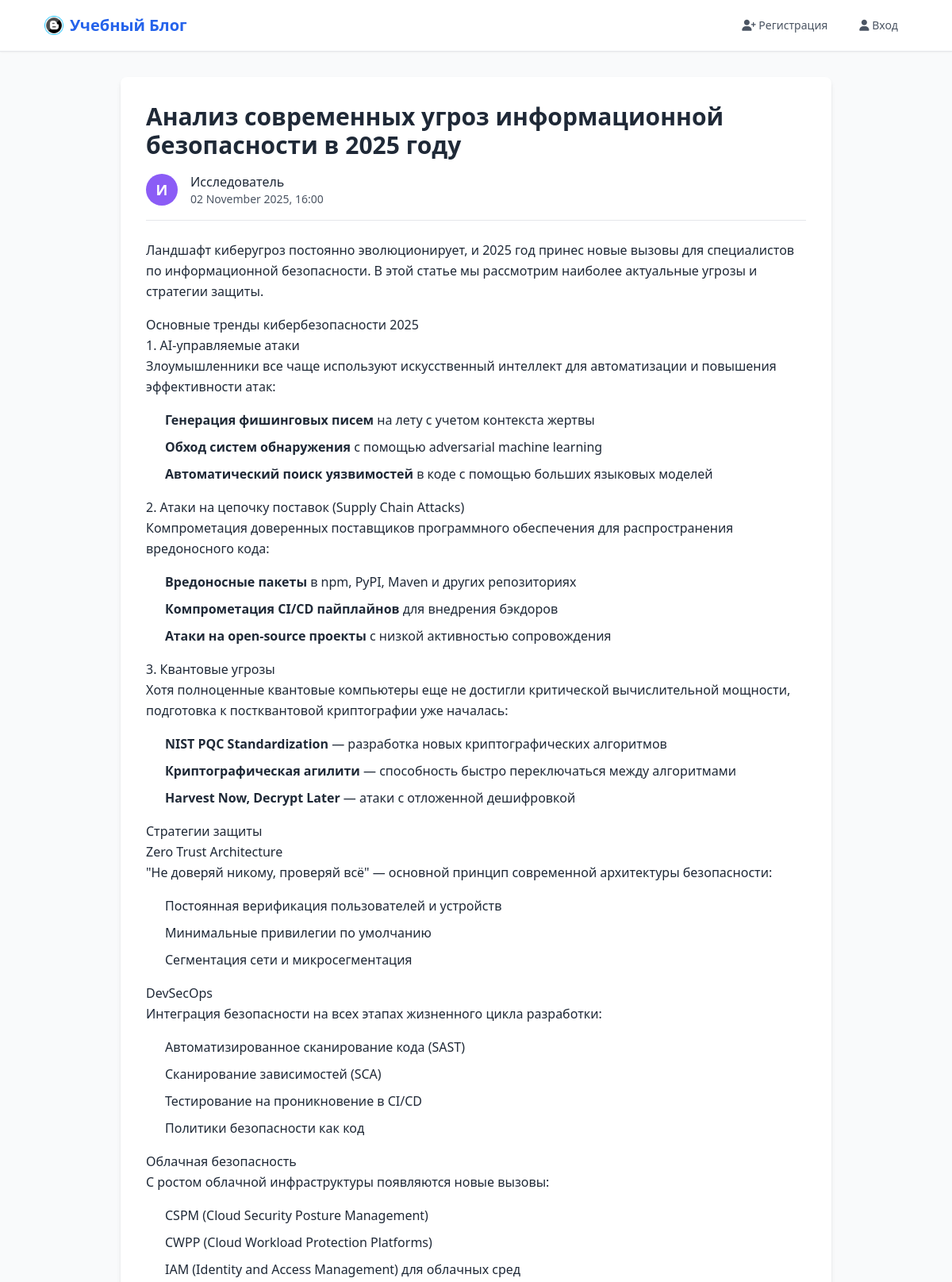
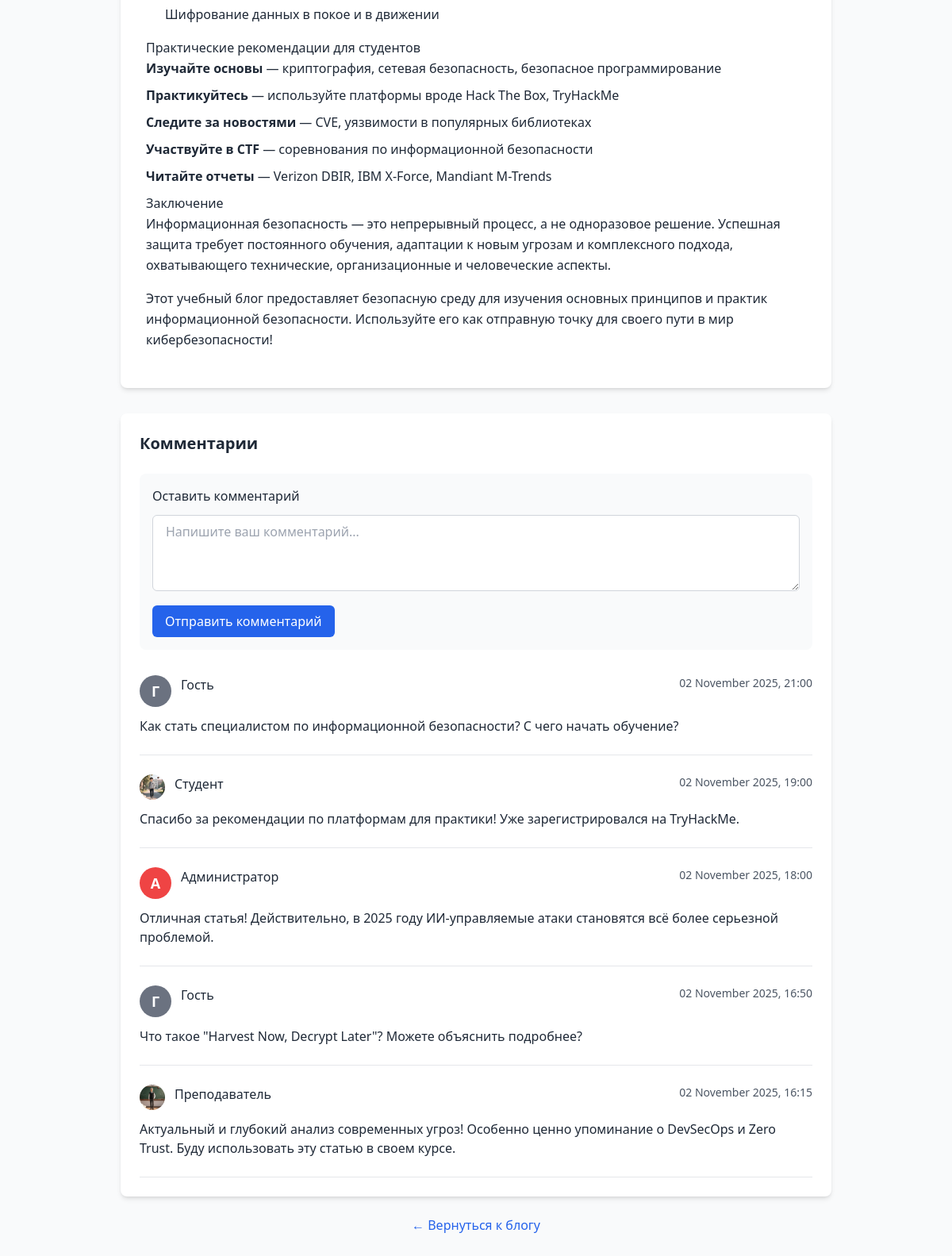
The app's page /post/4 with its own data (2 pictures, top to bottom).
### tables this page shows
CREATE TABLE posts (
            id INTEGER PRIMARY KEY AUTOINCREMENT,
            title TEXT NOT NULL,
            content TEXT NOT NULL,
            author_id INTEGER NOT NULL,
            created_at TIMESTAMP DEFAULT CURRENT_TIMESTAMP,
            updated_at TIMESTAMP NULL,
            FOREIGN KEY (author_id) REFERENCES users (id)
        );

CREATE TABLE users (
            id INTEGER PRIMARY KEY AUTOINCREMENT,
            username TEXT UNIQUE NOT NULL,
            password_hash TEXT NOT NULL,
            email TEXT UNIQUE NOT NULL,
            avatar TEXT DEFAULT 'default.png',
            timezone_offset INTEGER DEFAULT 3,
            is_admin BOOLEAN DEFAULT 0
        );

CREATE TABLE comments (
            id INTEGER PRIMARY KEY AUTOINCREMENT,
            content TEXT NOT NULL,
            post_id INTEGER NOT NULL,
            author_name TEXT DEFAULT 'Гость',
            created_at TIMESTAMP DEFAULT CURRENT_TIMESTAMP,
            FOREIGN KEY (post_id) REFERENCES posts (id)
        );

### app.py (the view)
@app.route('/post/<int:post_id>')
def post_detail(post_id):
    try:
        conn = get_db_connection()
        post = conn.execute('''
            SELECT p.*, u.username as author_name, u.avatar as author_avatar, u.timezone_offset
            FROM posts p
            JOIN users u ON p.author_id = u.id
            WHERE p.id = ?
        ''', (post_id,)).fetchone()
        comments = conn.execute('''
            SELECT c.*, u.username as author_name, u.avatar as author_avatar, u.timezone_offset
            FROM comments c
            LEFT JOIN users u ON c.author_name = u.username
            WHERE c.post_id = ?
            ORDER BY c.created_at DESC
        ''', (post_id,)).fetchall()
        if post:
            post_dict = dict(post)
            post_dict['formatted_date'] = format_datetime(post['created_at'], post['timezone_offset'])
            post_dict['first_letter'] = get_first_letter(post['author_name'])
            if post['updated_at']:
                post_dict['edited_info'] = {
                    'formatted_date': format_datetime(post['updated_at'], post['timezone_offset']),
                    'is_edited': True
                }
            else:
                post_dict['edited_info'] = {'is_edited': False}
            formatted_comments = []
            for comment in comments:
                comment_dict = dict(comment)
                timezone_offset = comment['timezone_offset'] if comment['timezone_offset'] is not None else 3
                comment_dict['formatted_date'] = format_datetime(comment['created_at'], timezone_offset)
                comment_dict['first_letter'] = get_first_letter(comment['author_name'])
                comment_dict['escaped_content'] = escape_code_html(comment['content'])
                formatted_comments.append(comment_dict)
            conn.close()
            return render_template('post.html', post=post_dict, comments=formatted_comments)
        else:
            conn.close()
            flash('Пост не найден', 'error')
            return redirect(url_for('index'))
    except sqlite3.OperationalError as e:
        init_db()
        return redirect(url_for('post_detail', post_id=post_id))

### app.py (called while the page is built)
def get_first_letter(username):
    for char in username:
        if char.isalpha():
            return char.upper()
    return username[0].upper() if username else '?'

def format_datetime(dt_str, timezone_offset=3):
    try:
        dt = datetime.fromisoformat(dt_str.replace('T', ' '))
        dt = dt + timedelta(hours=timezone_offset)
        return dt.strftime('%d %B %Y, %H:%M')
    except:
        return dt_str

def escape_code_html(text):
    if text is None:
        return ''
    return (text
            .replace('&', '&amp;')
            .replace('<', '&lt;')
            .replace('>', '&gt;')
            .replace('"', '&quot;'))

### database.py (called while the page is built)
def get_db_connection():
    conn = sqlite3.connect(Config.DATABASE_PATH)
    conn.row_factory = sqlite3.Row
    return conn

### templates/post.html (shortened to what this page needs)
{% extends "base.html" %}
{% block content %}
<div class="max-w-4xl mx-auto">
    <div class="bg-white rounded-lg shadow-md p-8 mb-8">
        <h1 class="text-3xl font-bold text-gray-800 mb-4">{{ post.title }}</h1>
        <div class="flex items-center mb-6 pb-4 border-b">
            {% if post.author_avatar and post.author_avatar != 'default.png' %}
                <img src="{{ url_for('static', filename='avatars/' + post.author_avatar) }}"
                     alt="Аватар автора"
                     class="w-12 h-12 rounded-full object-cover mr-4">
            {% else %}
                <div class="avatar-circle avatar-{{ post.first_letter }} mr-4">
                    {{ post.first_letter }}
                </div>
            {% endif %}
            <div>
                <p class="font-medium text-gray-800">{{ post.author_name }}</p>
                <p class="text-sm text-gray-600">{{ post.formatted_date }}</p>
            </div>
        </div>
        <div class="text-gray-800 leading-relaxed prose prose-lg">
            {{ post.content|safe }}
        </div>
    </div>
    <div class="bg-white rounded-lg shadow-md p-6">
        <h3 class="text-xl font-bold text-gray-800 mb-6">Комментарии</h3>
        <div class="mb-8 p-4 bg-gray-50 rounded-lg">
            <h4 class="font-medium text-gray-800 mb-3">Оставить комментарий</h4>
            <form method="POST" action="{{ url_for('add_comment', post_id=post.id) }}">
                <textarea name="content"
                          class="w-full px-4 py-2 border border-gray-300 rounded-md focus:outline-none focus:ring-2 focus:ring-blue-500 focus:border-transparent h-24"
                          placeholder="Напишите ваш комментарий..." required></textarea>
                <button type="submit" class="mt-3 bg-blue-600 hover:bg-blue-700 text-white font-medium py-2 px-4 rounded-md transition duration-200">
                    Отправить комментарий
                </button>
            </form>
        </div>
        <div class="space-y-6">
            {% if comments %}
                {% for comment in comments %}
                <div class="pb-6 border-b">
                    <div class="flex items-start mb-3">
                        {% if comment.author_name == 'Гость' %}
                            <div class="avatar-circle avatar-gray mr-3">
                                Г
                            </div>
                        {% else %}
                            {% if comment.author_avatar and comment.author_avatar != 'default.png' %}
                                <img src="{{ url_for('static', filename='avatars/' + comment.author_avatar) }}"
                                     alt="Аватар автора"
                                     class="w-8 h-8 rounded-full object-cover mr-3">
                            {% else %}
                                <div class="avatar-circle avatar-{{ comment.first_letter }} mr-3">
                                    {{ comment.first_letter }}
                                </div>
                            {% endif %}
                        {% endif %}
                        <div class="flex-1">
                            <div class="flex justify-between items-start">
                                <p class="font-medium text-gray-800">{{ comment.author_name }}</p>
                                <p class="text-sm text-gray-600">{{ comment.formatted_date }}</p>
                            </div>
                        </div>
                    </div>
                    <p class="text-gray-800">{{ comment.escaped_content|replace('\n', '<br>')|safe }}</p>
                </div>
                {% endfor %}
            {% else %}
                <p class="text-gray-600 text-center py-4">Пока нет комментариев. Будьте первым!</p>
            {% endif %}
        </div>
    </div>
    <div class="mt-6 text-center">
        <a href="{{ url_for('index') }}" class="text-blue-600 hover:text-blue-800 font-medium">
            ← Вернуться к блогу
        </a>
    </div>
</div>
{% endblock %}

### templates/base.html (style rules this page uses)
.prose { max-width: none; }
.prose p { margin-bottom: 1rem; }
.prose ul { margin-left: 1.5rem; margin-bottom: 1rem; }
.prose li { margin-bottom: 0.5rem; }
.avatar-circle { width: 40px; height: 40px; border-radius: 50%; display: flex; align-items: center; justify-content: center; font-weight: bold; color: white; font-size: 18px; background-color: #6b7280; }
.avatar-gray { background-color: #6b7280; }
.avatar-А, .avatar-Б, .avatar-В { background-color: #ef4444; }
.avatar-Ж, .avatar-З, .avatar-И { background-color: #8b5cf6; }

### records on screen
posts: title "Анализ современных угроз информационной безопасности в 2025 году", content "Ландшафт киберугроз постоянно эволюционирует, и 2025 год принес новые вызовы для специалистов по информационной безопасности. В этой статье мы рассмотрим наиболее актуальные угрозы и стратегии защиты. Основные тренды кибербезопасности 2025 1. AI-управляемые атаки Злоумышленники все чаще используют искусственный интеллект для автоматизации и повышения эффективности атак: Генерация фишинговых писем на лету с учетом контекста жертвы Обход систем обнаружения с помощью adversarial machine learning Автоматический поиск уязвимостей в коде с помощью больших языковых моделей 2. Атаки на цепочку поставок (Supply Chain Attacks) Компрометация доверенных поставщиков программного обеспечения для…"
users: author_name "Исследователь"
comments: shows "Г", author_name "Гость", formatted_date "02 November 2025, 21:00", escaped_content "Как стать специалистом по информационной безопасности? С чего начать обучение?"
comments: avatar (picture), author_name "Студент", formatted_date "02 November 2025, 19:00", escaped_content "Спасибо за рекомендации по платформам для практики! Уже зарегистрировался на TryHackMe."
comments: first_letter "А", author_name "Администратор", formatted_date "02 November 2025, 18:00", escaped_content "Отличная статья! Действительно, в 2025 году ИИ-управляемые атаки становятся всё более серьезной проблемой."
comments: shows "Г", author_name "Гость", formatted_date "02 November 2025, 16:50", escaped_content "Что такое \"Harvest Now, Decrypt Later\"? Можете объяснить подробнее?"
comments: avatar (picture), author_name "Преподаватель", formatted_date "02 November 2025, 16:15", escaped_content "Актуальный и глубокий анализ современных угроз! Особенно ценно упоминание о DevSecOps и Zero Trust. Буду использовать эту статью в своем курсе."

### other values on screen
{{ post.first_letter }} "И"
{{ post.formatted_date }} "02 November 2025, 16:00"
